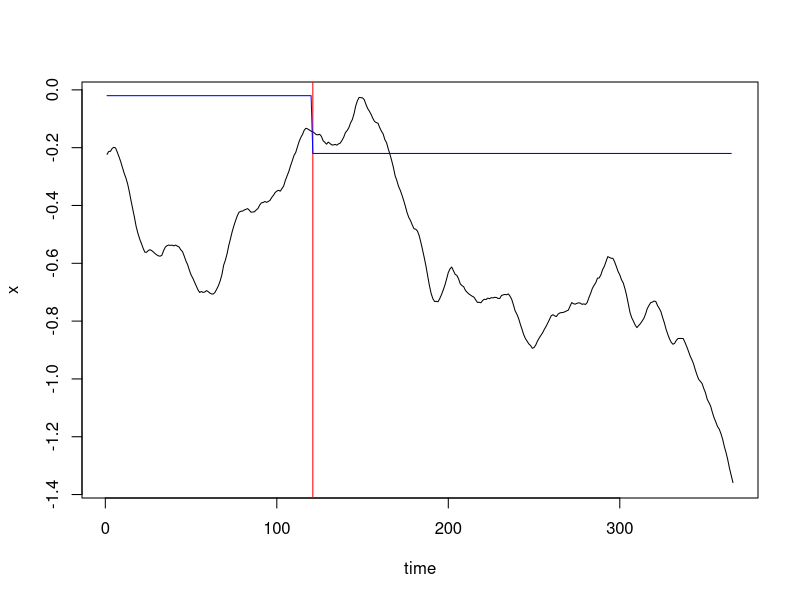

Here is the R script that generated this plot: (Note: this script raises an error after producing the figure.)
rm(list=ls())
require(deSolve)
set.seed(012)   #random seed 01 03 012
times <- 1:365
N=52196381
#Simulate a Brownian Motion Path
e <- rnorm(n = length(times) - 1, sd = sqrt(0.01))
e <- c(0, cumsum(e))

mu<-vector(length=365) 
for (t in 1:365) {
  if (t <= 120){
    mu[t]=-0.02      }                    #No lock-down policy
  else {mu[t]=-0.2-0.02 }                 #Lock-down policy
}
mu<-ts(mu)

#plot(mu,type='l')
#Simulate an O-U Process
ornstein_uhlenbeck <- function(n,theta,sigma,x0){
  dt  <- 1
  x<-vector(length=366)
  for (i in 1:(n+1)) {
    if (i==1){x[i]=x0}
    else{
      x[i]  <-  x[i-1] + theta*(mu[i-1]-x[i-1])*dt + sigma*e[i-1]}
  }
  return(x);
}

x<- ornstein_uhlenbeck(365,0.05,sqrt(0.004),log(0.8))
plot(x,type='l',xlab="time")
abline(v=121, col="red")
lines(mu, col="blue")
# tt1 <-expression(mu==-0.02)
# text(30,0.1,tt1,col="green")
# tt2 <-expression(mu==-0.02-0.2)
# text(200,-0.1,tt2,col="green")
plot(exp(x),type='l',xlab="time",ylab=TeX("$e^{x}=beta$"),ylim=c(0.2,1.2))
abline(v=121, col="red")
lines(exp(mu+0.02),col="blue")
axis(1, at=121,labels=121, col.axis="red", las=2)
tt1 <-expression(mu[beta]==1)
text(50,1.1,tt1,col="green")
tt2 <-expression(mu[beta]==0.81)
text(220,0.9,tt2,col="green")
tt3 <-expression('lockdown policy start')
text(120,0.4,tt3,col="red")
write.csv(x,"poster1_x1.csv")
#Main ODE Model
Covid_OU <- function(time, current_state, params){
  
  with(as.list(c(current_state, params)),{
    
    N <- S+E+I+R
    dt <- 1
    dS <- -exp(x[t+1])*S*(E+0.1*I)/N
    dE <- exp(x[t+1])*S*(E+0.1*I)/N - E*(1/k+1/gamma)
    dI <- E/k-I*(1/gamma+0.0087)
    dR <- (I+E)/gamma+0.0087*I
    
    return(list(c( dt, dS, dE, dI, dR)))
  })
}
params <- c(k=5, gamma=5)   #Trial: k=5 & gamma=5; k=7 & gamma=5

library('truncnorm')
R0 <- rtruncnorm(1, a=0, b=1, mean = 0.15, sd = 0.15)
E0 <-runif(1,-16, -9)
I0 <-runif(1,-16, -9)
#x <-runif(1, -5,2)
S <- N
R <- R0*S
S <- S - R

E <- exp(E0 + log(S))
S <- S - E
I <- exp(I0 + log(S))
S <- S - I

# R0 <-0.03
# S <- N
# R <- S*R0
# S <- S - R
# 
# E0 <- -15
# E <- exp(E0 + log(S))
# S <- S - E
# 
# I0 <- -10
# I <- exp(I0 + log(S))
# S <- S - I
initial_state<- c(t=1, S=S, E=E, I=I, R=R)
#initial_state <- c(t=1,S=52196380, E=1, I=0, R=0)
model4 <- ode(initial_state, times, Covid_OU, params)

summary(model4)

matplot(model4, type="l", lty=1, main="COVID—OU Model",ylab="counts", xlab="Time")
legend <- colnames(model4)[3:6]
legend("right", legend=legend, col=3:6, lty = 1)
Z1 <-model4[,4]/5

tau1 <- 0.8#runif(1,0,1)
Y1 <-vector(length = 365)
for (i in 1:365){
  #Y1[i]<- rlnorm(1,log(Z1[i,]/5),tau1)
  Y1[i]<- rlnorm(1,log(Z1[i]/5),tau1)
}
plot(Y1,type='l',ylab="Obs Y",xlab="time",col="blue")
write.csv(Y1,"Covidou_Y1.csv")
write.csv(model4,"Covidou1.csv")
